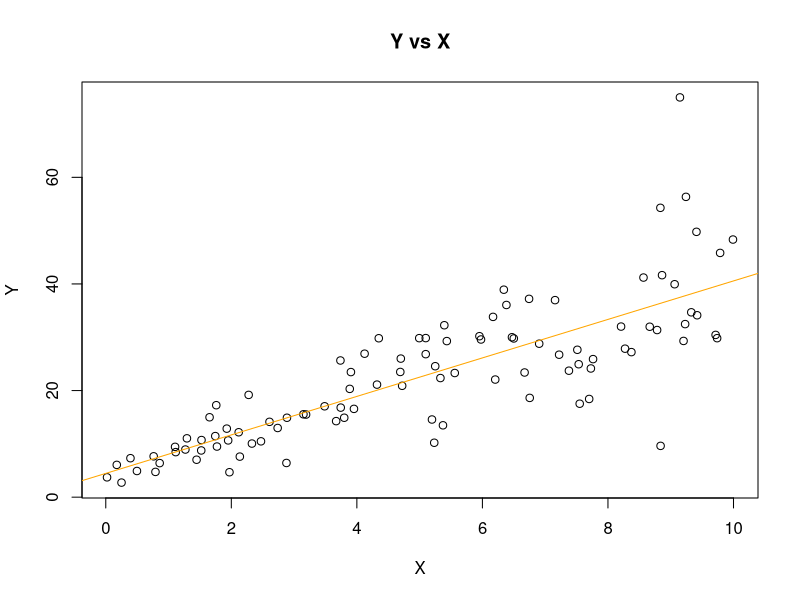

This figure's R source:
## ---- chunk 1
knitr::opts_chunk$set(echo = TRUE)
## ---- chunk 2
set.seed(2017)
X=runif(100)*10
Y=X*4+3.45
Y=rnorm(100)*0.29*Y+Y
## ---- chunk 3
graph = plot(X,Y, main = "Y vs X")
abline(lsfit(X, Y), col = "orange")

#After examining the scatter plot, it can be concluded that we can fit a linear model to explain Y based on X
## ---- chunk 4
lm(Y~X)
summary(lm(Y~X))

#based on the results obtained from the summary, the value of X is estimated as 3.6108, P value is 2e-16 which is less than 5% so the value of X is significant, and the R squared value is 0.65 i.e. 65%. It can be said that the accuracy of this model is 65%.
## ---- chunk 5
Correlation <- cor(X,Y)
Correlation
coefficientofdetermination <- round(Correlation^2,4)
coefficientofdetermination

#Two variables, X and Y, have a linear relationship that can be quantified using the coefficient of determination (R-squared) and the correlation coefficient (r). The square of the correlation coefficient (r), in basic linear regression, when there is just one independent variable (X) and one dependent variable (Y), equals the coefficient of determination (R-squared). This means that the square of the correlation coefficient is connected to the R-squared value of the linear regression model between X and Y. For example, if the correlation between X and Y is r, then the R-squared value of the X-Y linear regression model is around r^2
## ---- chunk 6
#loading the dataset and viewing the summary
data("mtcars")
head(mtcars)
summary(mtcars)
## ---- chunk 7
#constructing two separate linear models using two variable "wt" and "mpg"
model_wt= lm(mtcars$hp ~ mtcars$wt)
model_mpg=lm(mtcars$hp ~ mtcars$mpg)
summary(model_wt)
summary(model_mpg)
## ---- chunk 8
cat("r squared value for the weight model is 0.43 i.e. 43%, and for the fuel model is 0.60 i.e. 60%. After examining both the r squared values, it can be concluded that fuel (mpg) is a better predictor of horse power.")
## ---- chunk 9
#constructing a model for "cyl" and "mpg" 
model_hp= lm(mtcars$hp ~ mtcars$cyl + mtcars$mpg)
summary(model_hp)

#using coef() to determine the horse power with 4 cylinder and mpg of 22, as the summary shows the results when the numbers of both cylinders and mpg is zero. 
b0 = coef(model_hp)[1]
b1 = coef(model_hp)[2]
b3 = coef(model_hp)[3]
hp_predict = b0 + b1*4 + b3*22
hp_predict

#OR

model <- lm(hp ~ cyl + mpg, data = mtcars)
new_data <- data.frame(cyl = 4, mpg = 22)
prediction <- predict(model, newdata = new_data)
prediction
## ---- chunk 10
cat("The estimated Horse Power of a car with 4 cylinder and mpg of 22 is 88.94")
## ---- chunk 11
#loading mlbench package and attaching the dataset
library(mlbench)
data("BostonHousing")
head(BostonHousing)
summary(BostonHousing)
## ---- chunk 12
house_price= lm(medv ~ crim + zn + ptratio + chas, data = BostonHousing)
summary(house_price)
## ---- chunk 13
#All the coefficients of the model are significant as the P values are less than 5%. The R squared value is 0.3599 i.e. 36%. It can be said that the model only explains 36% of the variation in the dependent variable, which means that there maybe other variables are not included in the model that are also important in predicting median value of owner-occupied homes. 
## ---- chunk 14
# The linear model equation can be written as medv = 49.91868 - 0.26018 * crim + 0.07073 * zn - 1.49367 * ptratio + 4.58393 * chas
# The coefficient for the variable "chas" is 4.58393, as seen in the model summary that is provided. All other things being equal, this means that, on average, a home that borders the Chas River (chas = 1) is linked to an increase in the median value of owner-occupied homes of $4,583.93 compared to a property that does not border the river (chas = 0). 
## ---- chunk 15
# The coefficient for the variable "ptratio" is -1.49367, as shown in the model summary that is provided. This means that, when all other circumstances are held constant, a one-unit rise in the local pupil-teacher ratio is typically accompanied with a $1,493.67 fall in the median value of owner-occupied residences. 

# Inferring that all other model variables are equivalent for both homes, it follows that the home with a pupil-teacher ratio of 15 would be more expensive than the home with a pupil-teacher ratio of 18. There is a 3 point discrepancy between the two houses' student-teacher ratios (18-15). As a result, the two homes' estimated median values would differ by: 3 * (-1.49367) = -4.48101

# Hence, if all other factors in the model are equal for both homes, the home with the lower pupil-teacher ratio of 15 would cost $4,481.01 more than the home with a higher pupil-teacher ratio of 18. 
## ---- chunk 16
# The variables "crim", "zn", "ptratio", and "chas1" all are statistically significant in predicting the median value of owner-occupied homes, according to the model summary supplied. This is due to the fact that all of the p-values for the coefficients of these variables are less than 0.05

# Specifically, the variables "crim" and "ptratio" have negative coefficients, indicating that an increase in these variables is associated with a decrease in median value of owner-occupied homes, while the variable "zn" and "chas1" has a positive coefficient, indicating that houses that bound the Charles River tend to have a higher median value of owner-occupied homes.
## ---- chunk 17
anova(house_price)
## ---- chunk 18
# Based on the ANOVA table we can determine the order of importance by examining the F value. The more significant the variable is in explaining the variation in the response variable, the higher the F value. 

#  we can see that the order of importance for the variables is:
# crim = 118.007
# ptratio = 86.287
# zn = 65.122
#chas = 12.224
